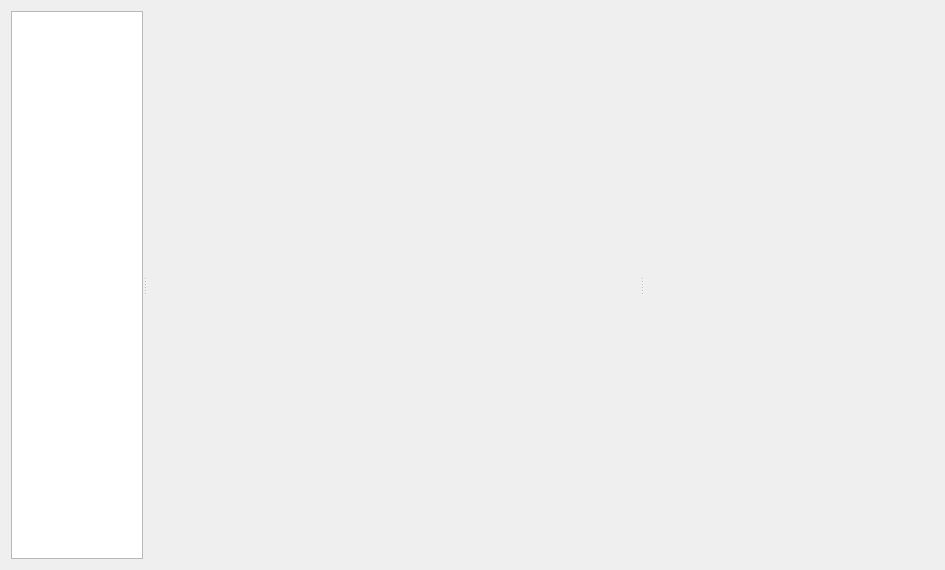
<?xml version="1.0" encoding="UTF-8"?>
<ui version="4.0">
 <class>PetriEditor</class>
 <widget class="QWidget" name="PetriEditor">
  <property name="geometry">
   <rect>
    <x>0</x>
    <y>0</y>
    <width>945</width>
    <height>570</height>
   </rect>
  </property>
  <property name="minimumSize">
   <size>
    <width>807</width>
    <height>570</height>
   </size>
  </property>
  <property name="windowTitle">
   <string>Form</string>
  </property>
  <layout class="QGridLayout" name="gridLayout">
   <item row="0" column="0">
    <widget class="QSplitter" name="splitter">
     <property name="midLineWidth">
      <number>1</number>
     </property>
     <property name="orientation">
      <enum>Qt::Horizontal</enum>
     </property>
     <property name="opaqueResize">
      <bool>false</bool>
     </property>
     <property name="childrenCollapsible">
      <bool>false</bool>
     </property>
     <widget class="QListWidget" name="lw_nets">
      <property name="minimumSize">
       <size>
        <width>110</width>
        <height>0</height>
       </size>
      </property>
      <property name="maximumSize">
       <size>
        <width>200</width>
        <height>16777215</height>
       </size>
      </property>
      <property name="showDropIndicator" stdset="0">
       <bool>false</bool>
      </property>
      <property name="alternatingRowColors">
       <bool>true</bool>
      </property>
     </widget>
     <widget class="PetriDesign" name="pd_design" native="true">
      <property name="minimumSize">
       <size>
        <width>493</width>
        <height>0</height>
       </size>
      </property>
     </widget>
     <widget class="PetriProperties" name="pp_prop" native="true">
      <property name="minimumSize">
       <size>
        <width>290</width>
        <height>535</height>
       </size>
      </property>
      <property name="maximumSize">
       <size>
        <width>290</width>
        <height>16777215</height>
       </size>
      </property>
     </widget>
    </widget>
   </item>
  </layout>
 </widget>
 <customwidgets>
  <customwidget>
   <class>PetriDesign</class>
   <extends>QWidget</extends>
   <header>petridesign.h</header>
   <container>1</container>
  </customwidget>
  <customwidget>
   <class>PetriProperties</class>
   <extends>QWidget</extends>
   <header>petriproperties.h</header>
   <container>1</container>
  </customwidget>
 </customwidgets>
 <resources/>
 <connections/>
</ui>
